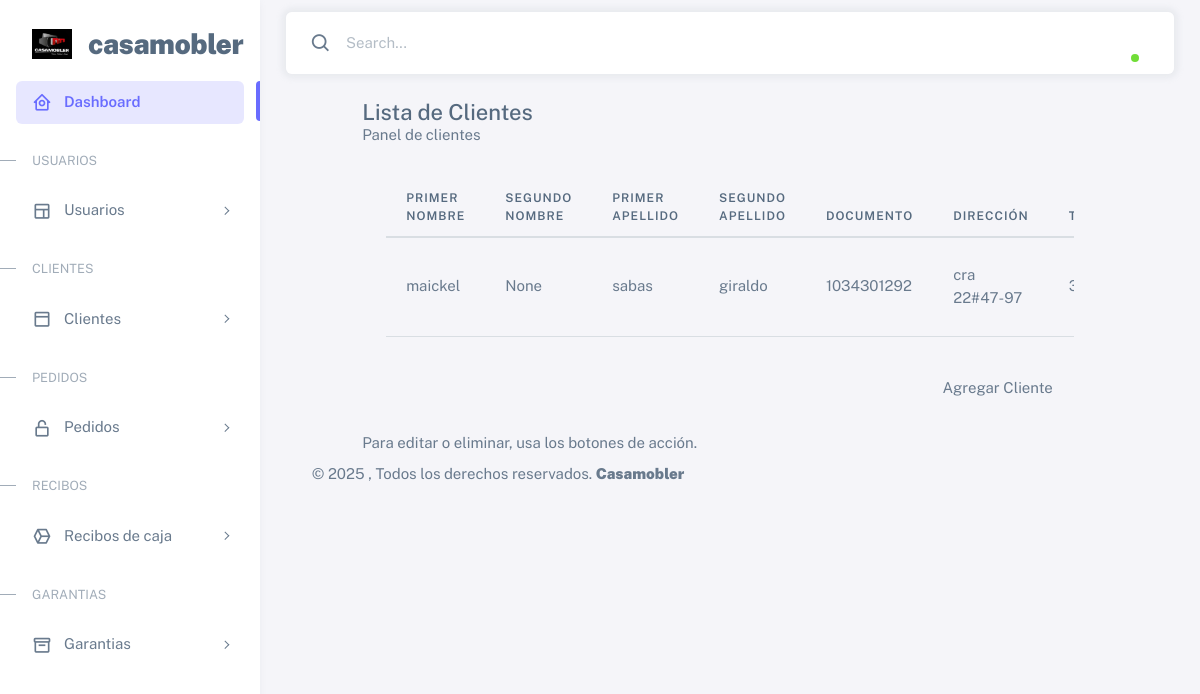
The app's page /clientes/lista/, older data.
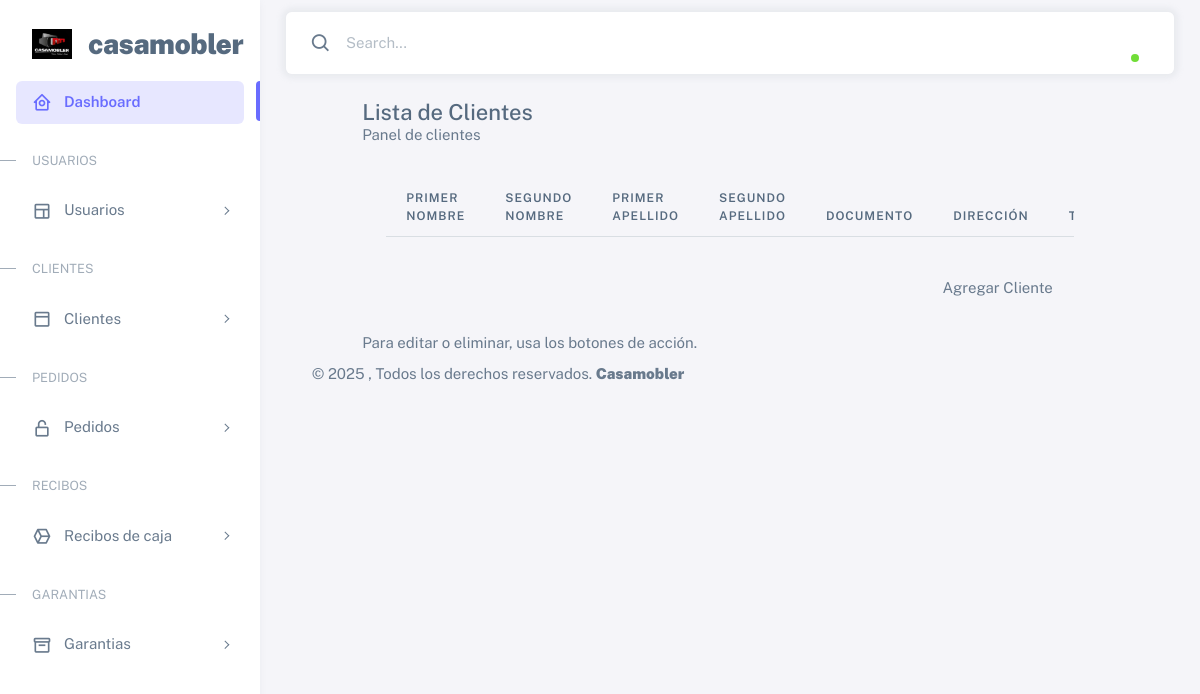
The same page, newer data.
### Casamobler/models.py (models this page shows, shortened)
class Cliente(models.Model):
    p_nombrec = models.CharField(max_length=100, null=True, blank=True)
    s_nombrec = models.CharField(max_length=100, null=True, blank=True)
    p_apellidoc = models.CharField(max_length=100, null=True, blank=True)
    s_apellidoc = models.CharField(max_length=100, null=True, blank=True)
    documento_id = models.DecimalField(max_digits=11, decimal_places=0, null=True, blank=True)
    direccion = models.TextField(null=True, blank=True)
    telefono = models.DecimalField(max_digits=10, decimal_places=0, null=True, blank=True)
    correo_electronico = models.CharField(max_length=100, null=True, blank=True)

### Casamobler/views.py (the view)
# urls.py: path('clientes/lista/', views.lista_cliente, name='lista_cliente'),
def lista_cliente(request):
    return render(request, 'cliente/lista_cliente.html', {'clientes': Cliente.objects.all()})

### Casamobler/templates/cliente/lista_cliente.html (shortened to what this page needs)
{% extends 'base.html' %}
{% load static %}
{% block content %}
<div class="row justify-content-center">
    <div class="col-md-10">
        <div class="custom-list-card">
            <div class="custom-list-header">
                <h4 class="mb-0"> Lista de Clientes</h4>
                <span class="fs-6">Panel de clientes</span>
            </div>
            <div class="card-body p-4">
                <div class="table-responsive mt-2">
                    <table class="table custom-table align-middle">
                        <thead>
                            <tr>
                                <th>Primer nombre</th>
                                <th>Segundo nombre</th>
                                <th>Primer apellido</th>
                                <th>Segundo apellido</th>
                                <th>Documento</th>
                                <th>Dirección</th>
                                <th>Teléfono</th>
                            </tr>
                        </thead>
                        <tbody>
                            {% for cliente in clientes %}
                            <tr>
                                <td>{{ cliente.p_nombrec }}</td>
                                <td>{{ cliente.s_nombrec }}</td>
                                <td>{{ cliente.p_apellidoc }}</td>
                                <td>{{ cliente.s_apellidoc }}</td>
                                <td>{{ cliente.documento_id }}</td>
                                <td>{{ cliente.direccion }}</td>
                                <td>{{ cliente.telefono }}</td>
                            </tr>
                            {% endfor %}
                        </tbody>
                    </table>
                </div>
                <div class="text-end mt-3">
                    <a class="btn btn-custom add-btn" href="{% url 'crear_cliente' %}">
                         Agregar Cliente
                    </a>
                </div>
            </div>
            <div class="custom-list-footer">
                Para editar o eliminar, usa los botones de acción.
            </div>
        </div>
    </div>
</div>
{% endblock %}

Row changes from the older to the newer data that the page shows:
removed Cliente: p_nombrec "maickel", s_nombrec "None", p_apellidoc "sabas", s_apellidoc "giraldo", documento_id "1034301292", direccion "cra 22#47-97"
